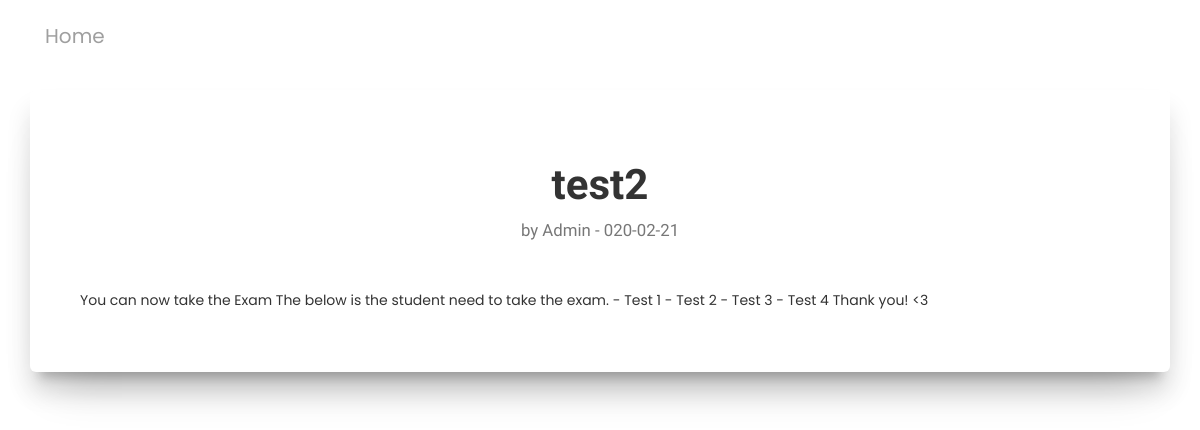
Page /content.php?content=9 on the committed database.
### tables this page shows
CREATE TABLE `content` (
  `contentId` int(255) NOT NULL,
  `author` varchar(255) NOT NULL,
  `title` varchar(244) NOT NULL,
  `content` text DEFAULT NULL,
  `date` datetime NOT NULL DEFAULT current_timestamp()
);

### assets/includes/content_page.php (the view, shortened to what this page needs)
<?php
$contentId = $_GET["content"];
   $sql = "SELECT * FROM content WHERE contentId='$contentId'";
   $result = mysqli_query($conn, $sql);
   if (mysqli_num_rows($result) > 0) {
       while ($row = mysqli_fetch_assoc($result)) {
           $author = $row["author"];
           $title = $row["title"];
           $content = $row["content"];
           $date = $row["date"];
           $fdate = substr($date,1,10);
           echo '
           <div class="container">
                <div class="card card-content" style="width: 100%">
                    <div class="card-body">
                        <center><h1 class="card-title ">'.$title.'</h1> </center>
                        <center><h5 class="card-subtitle mb-2 text-muted card-content-title">by '.$author.' - '.$fdate.'</h5></center>
                        <p class="card-text">
                            '.$content.'
                        </p>
                        <!-- <a href="#" class="card-link">Card link</a>
                        <a href="#" class="card-link">Another link</a> -->
                    </div>
                </div>
            </div>
           ';
       }
   } else {
       echo 'No Result';
   }

### assets/css/style.css (style rules this page uses)
.card-content { padding: 50px 50px; }
.card-content-title { margin-bottom: 50px; }

### rows in the picture
content: title "test2", author "Admin", date "020-02-21", content "You can now take the Exam The below is the student need to take the exam. - Test 1 - Test 2 - Test 3 - Test 4 Thank you! <3"
